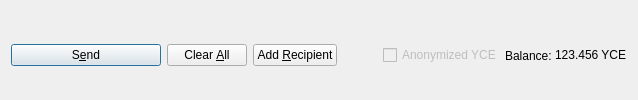
         <widget class="QFrame" name="frame_Send">
          <layout class="QHBoxLayout" name="horizontalLayout">
           <property name="bottomMargin">
            <number>0</number>
           </property>
           <item>
            <widget class="QPushButton" name="sendButton">
             <property name="minimumSize">
              <size>
               <width>150</width>
               <height>0</height>
              </size>
             </property>
             <property name="toolTip">
              <string>Confirm the send action</string>
             </property>
             <property name="text">
              <string>S&amp;end</string>
             </property>
             <property name="icon">
              <iconset resource="../myce.qrc">
               <normaloff>:/icons/send</normaloff>:/icons/send</iconset>
             </property>
             <property name="autoDefault">
              <bool>false</bool>
             </property>
             <property name="default">
              <bool>true</bool>
             </property>
            </widget>
           </item>
           <item>
            <widget class="QPushButton" name="clearButton">
             <property name="sizePolicy">
              <sizepolicy hsizetype="Minimum" vsizetype="Fixed">
               <horstretch>0</horstretch>
               <verstretch>0</verstretch>
              </sizepolicy>
             </property>
             <property name="toolTip">
              <string>Clear all fields of the form.</string>
             </property>
             <property name="text">
              <string>Clear &amp;All</string>
             </property>
             <property name="icon">
              <iconset resource="../myce.qrc">
               <normaloff>:/icons/remove</normaloff>:/icons/remove</iconset>
             </property>
             <property name="autoDefault">
              <bool>false</bool>
             </property>
            </widget>
           </item>
           <item>
            <widget class="QPushButton" name="addButton">
             <property name="toolTip">
              <string>Send to multiple recipients at once</string>
             </property>
             <property name="text">
              <string>Add &amp;Recipient</string>
             </property>
             <property name="icon">
              <iconset resource="../myce.qrc">
               <normaloff>:/icons/add</normaloff>:/icons/add</iconset>
             </property>
             <property name="autoDefault">
              <bool>false</bool>
             </property>
            </widget>
           </item>
           <item>
            <spacer name="horizontalSpacer">
             <property name="orientation">
              <enum>Qt::Horizontal</enum>
             </property>
             <property name="sizeHint" stdset="0">
              <size>
               <width>40</width>
               <height>20</height>
              </size>
             </property>
            </spacer>
           </item>
           <item>
            <layout class="QHBoxLayout" name="horizontalLayout_2">
             <property name="spacing">
              <number>3</number>
             </property>
             <item>
              <widget class="QCheckBox" name="checkzYCE">
               <property name="enabled">
                <bool>false</bool>
               </property>
               <property name="text">
                <string>Anonymized YCE</string>
               </property>
              </widget>
             </item>
             <item>
              <widget class="QLabel" name="label">
               <property name="text">
                <string>Balance:</string>
               </property>
              </widget>
             </item>
             <item>
              <widget class="QLabel" name="labelBalance">
               <property name="sizePolicy">
                <sizepolicy hsizetype="Preferred" vsizetype="Fixed">
                 <horstretch>0</horstretch>
                 <verstretch>0</verstretch>
                </sizepolicy>
               </property>
               <property name="cursor">
                <cursorShape>IBeamCursor</cursorShape>
               </property>
               <property name="text">
                <string notr="true">123.456 YCE</string>
               </property>
               <property name="textInteractionFlags">
                <set>Qt::LinksAccessibleByMouse|Qt::TextSelectableByKeyboard|Qt::TextSelectableByMouse</set>
               </property>
              </widget>
             </item>
            </layout>
           </item>
          </layout>
         </widget>
